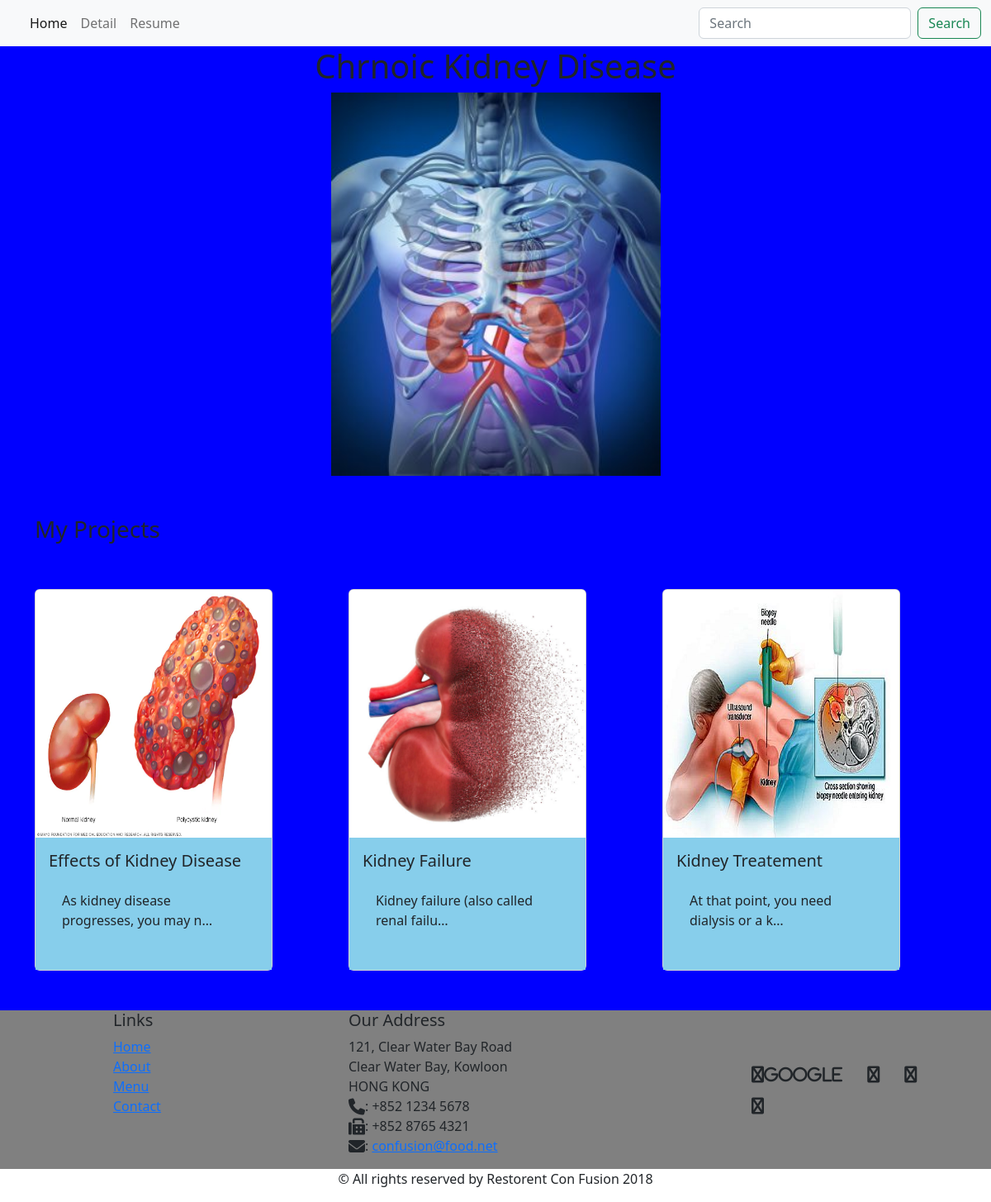
The page / on the database its author committed.
### port/models.py (models this page shows)
class project(models.Model):
    title=models.TextField(max_length=100)
    discription=models.TextField(max_length=300)
    image=models.ImageField(upload_to='port/images', height_field=None, width_field=None, max_length=None)
    url=models.URLField(blank=True)

### port/views.py (the view)
# urls.py: 2. Add a URL to urlpatterns:  path('', views.home, name='home')
def home(request):
    projects=project.objects.all()
    return render(request,'port/home.html',{'project':projects})

### port/templates/port/home.html (shortened to what this page needs)
{% extends 'blog/base.html' %}
{% block content%}
<div class='container'>
       <div class='row'>
          <div class='col-12'>
           <h1 class='text-center'>Chrnoic Kidney Disease</h1>
          </div>
        </div>
        <div class='row '>
          <div class='col-12 d-flex justify-content-center'>
            {% load static %}
            <a href={% static 'port/my_resume.pdf'%}>
              <img src={% static 'port/slader.jpg' %} width=399/>
              </a>
          </div>
        </div>
        <br>
        <br>
        <div class='row'>
          <h3>My Projects</h3>
        {% for pro in project %}
            <div class='col-12 col-md-4'>
              <div class='card mt-5' style='width:18rem;'>
                 {% if pro.image.url%}
                    <a href='{{ pro.url }}'>
                     <image src='{{ pro.image.url }}' class='card-img-top' height='300px'/>
                    </a>
                 {% endif %}
                  <div class='card-body' style='background:skyblue'>
                     <h5 class='card-title'>{{ pro.title }}</h5>
                      <p class='card-body'>{{ pro.discription|truncatechars:40 }}</p>
                  </div>
            </div>
        </div>
      {% endfor %}
    </div>
</div>
{% endblock%}

### blog/templates/blog/base.html (shortened to what this page needs)
<!DOCTYPE html>
<html lang="en">
<head>
<link href="https://cdn.jsdelivr.net/npm/bootstrap@5.2.0/dist/css/bootstrap.min.css" rel="stylesheet">
<link rel="stylesheet" href="https://cdnjs.cloudflare.com/ajax/libs/font-awesome/6.1.1/css/all.min.css" />
<link rel="stylesheet" href="https://cdnjs.cloudflare.com/ajax/libs/bootstrap-social/5.1.1/bootstrap-social.css" />
</head>
<body style='background-color:blue'>
    <nav class="navbar navbar-expand-lg bg-light">
        <div class="container-fluid">
          <div class="collapse navbar-collapse" id="navbarSupportedContent">
            <ul class="navbar-nav me-auto mb-2 mb-lg-0">
              <li class="nav-item">
                <a class="nav-link active" aria-current="page" href={% url 'home'%}>Home</a>
              </li>
              <li class="nav-item">
                <a class="nav-link" href={% url 'blog_app'%}>Detail</a>
              </li>
              <li class="nav-item">
                {% load static%}
                <a class="nav-link" href={% static 'port/my_resume.pdf' %}>Resume</a>
              </li>
            </ul>
            <form class="d-flex" role="search">
              <input class="form-control me-2" type="search" placeholder="Search" aria-label="Search">
              <button class="btn btn-outline-success" type="submit">Search</button>
            </form>
          </div>
        </div>
      </nav>
      {% block content %}
       {% endblock %}
       <br><br>
       <footer class="footer" style="background:gray">
        <div class="container">
          <div class="row justify-content-center">
            <div class="col-xs-12 col-sm-12 col-md-2 offset-1">
              <h5>Links</h5>
              <ul class="list-unstyled">
                <li><a href="#">Home</a></li>
                <li><a href="./about.html">About</a></li>
                <li><a href="./menu.html">Menu</a></li>
                <li><a href="./contactus.html">Contact</a></li>
              </ul>
            </div>
            <div class="col-xs-12 col-sm-12 col-md-5 offset-1">
              <h5>Our Address</h5>
              <address>
                121, Clear Water Bay Road<br />
                Clear Water Bay, Kowloon<br />
                HONG KONG<br />
                <i class="fa fa-phone fa-lg"></i>: +852 1234 5678<br />
                <i class="fa fa-fax fa-lg"></i>: +852 8765 4321<br />
                <i class="fa fa-envelope fa-lg"></i>:
                <a href="mailto:confusion@food.net">confusion@food.net</a>
              </address>
            </div>
            <div class="col-xs-12 col-sm-12 col-md-3 align-self-center ">
              <a class="btn btn-social-icon btn-google" href="https://google.com"><i
                  class="fa fa-google-plus fa-lg">Google</i></a>
              <a class="btn btn-social-icon btn-twitter" href="https://twitter.com"><i class="fa fa-twitter fa-lg"></i></a>
              <a class="btn btn-social-icon btn-facebook" href="facebook.com"><i class="fa fa-facebook fa-lg"></i></a>
              <a class="btn btn-social-icon btn-google" href="youtube.com"><i class="fa fa-youtube fa-lg"></i></a>
              <a class="btn btn-social-icon btn-" href="mailto"></a>
            </div>
          </div>
        </div>
      </footer>
      <div style="background:white">
        <div class="row justify-content-center">
          <div class="col-auto">
            <p>&copy; All rights reserved by Restorent Con Fusion 2018</p>
          </div>
        </div>
      </div>
</body>
</html>

### rows shown on the page
project: image (picture), title "Effects of Kidney Disease", discription "As kidney disease progresses, you may n…"
project: image (picture), title "Kidney Failure", discription "Kidney failure (also called renal failu…"
project: image (picture), title "Kidney Treatement", discription "At that point, you need dialysis or a k…"
